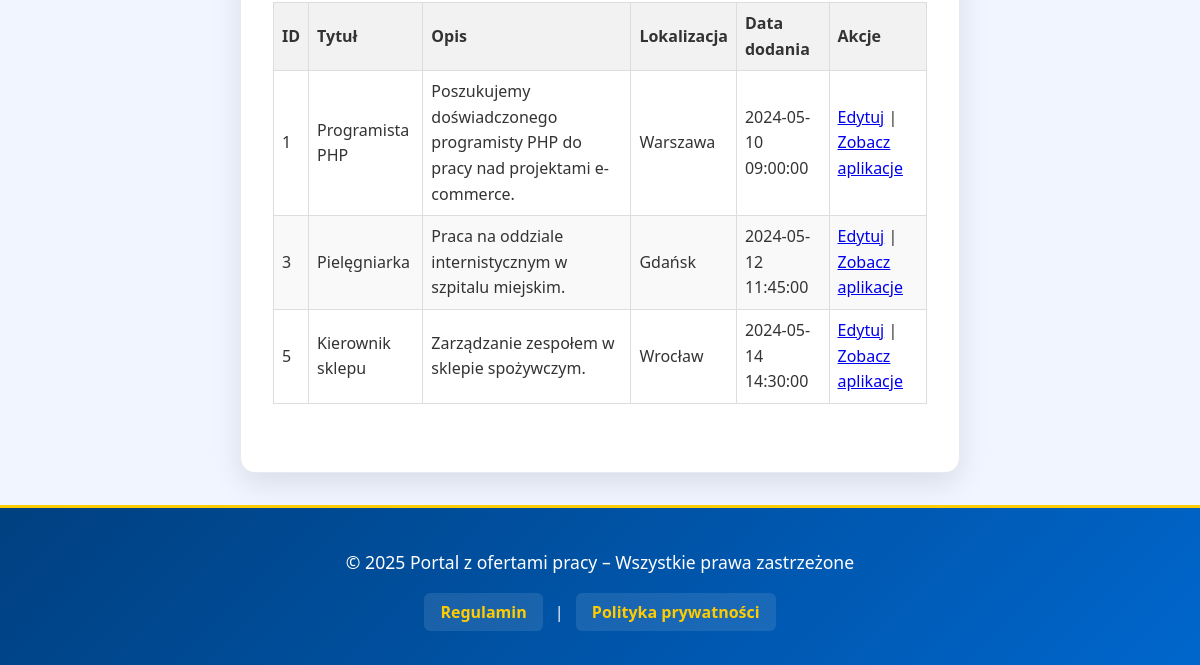
Page /panel_pracodawcy.php (signed in, lower part) on the earlier database version.
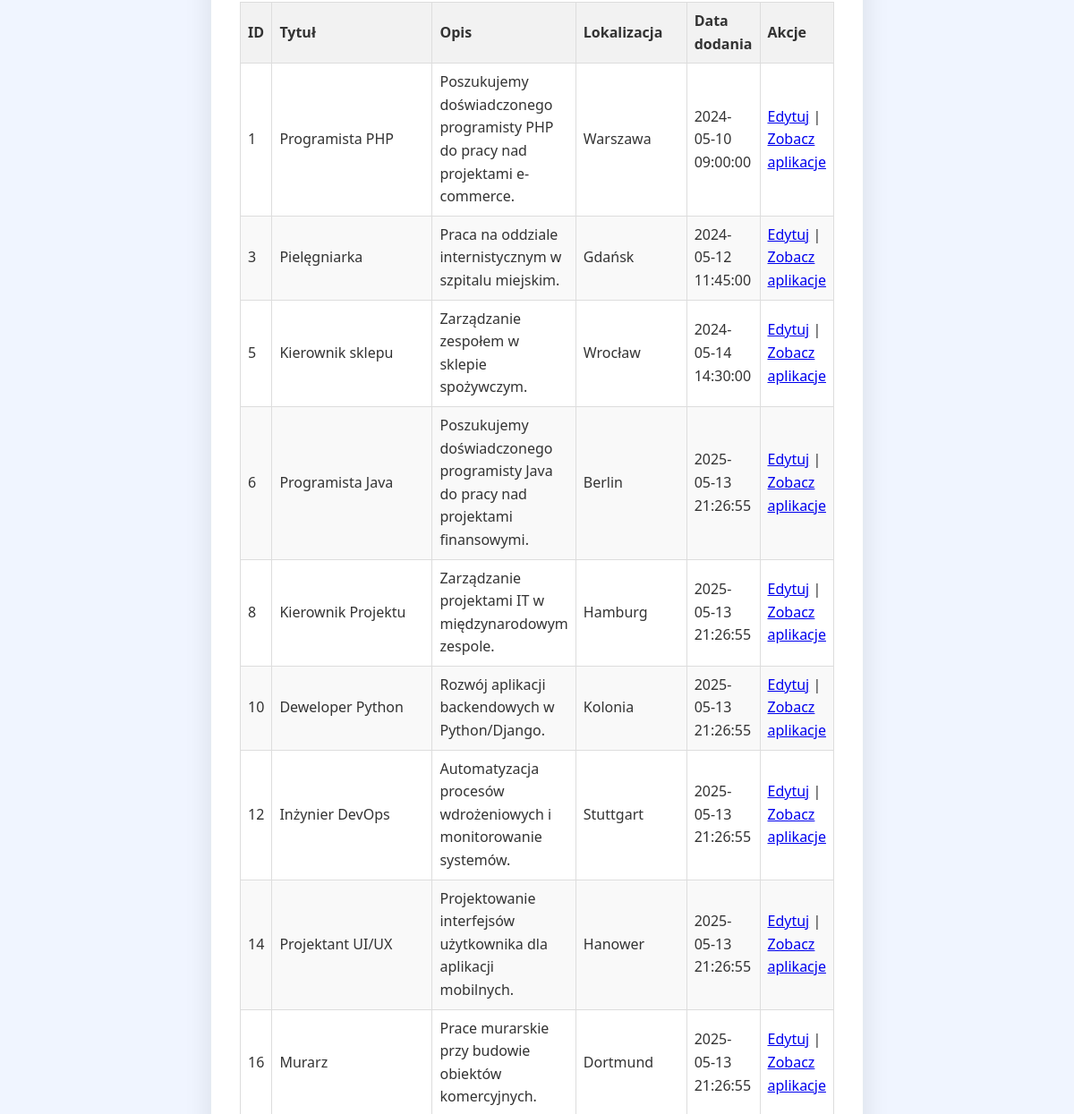
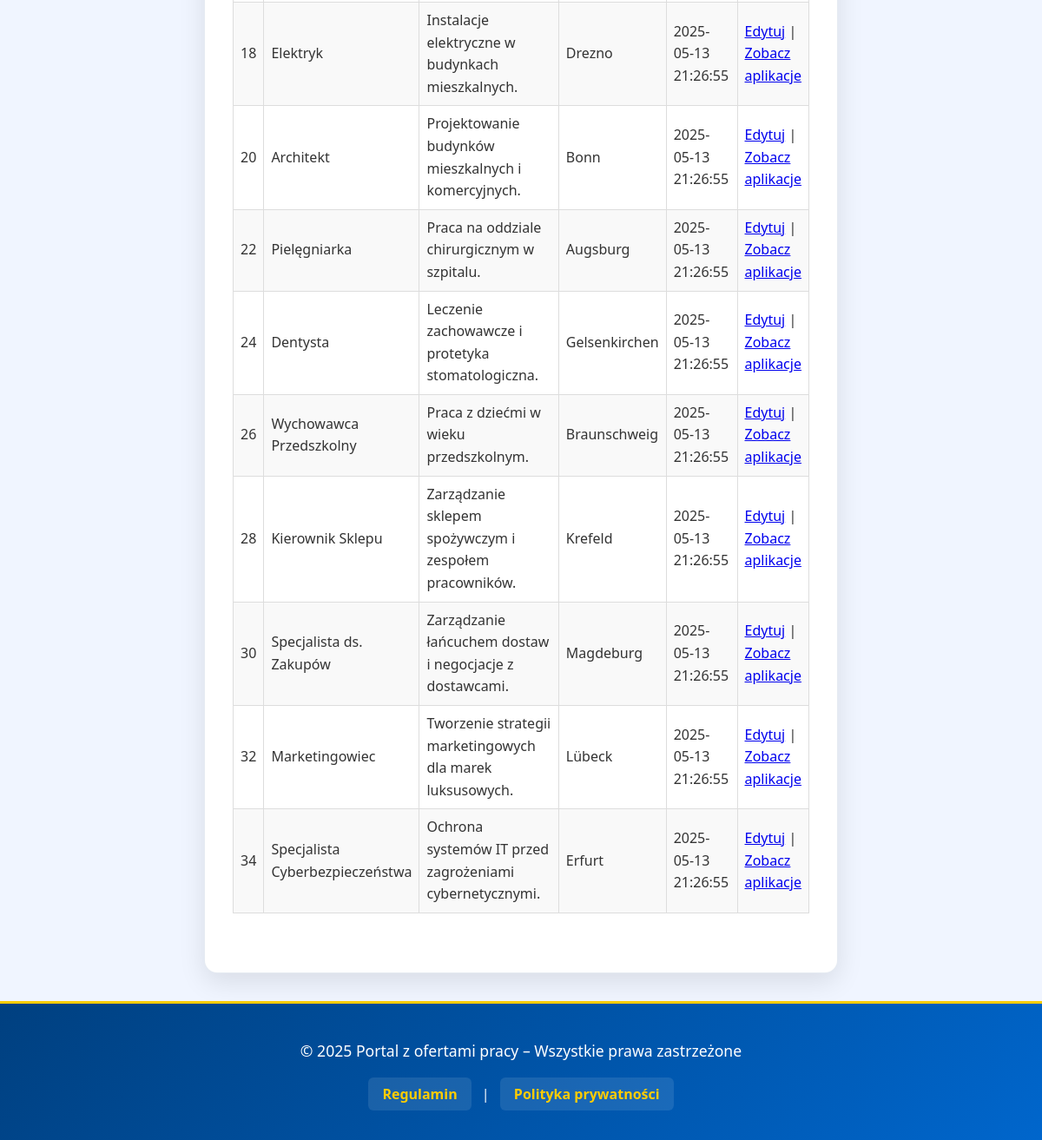
Same page on the later database version (2 pictures, top to bottom).
### tables this page shows
CREATE TABLE `oferty` (
  `id` int(11) NOT NULL,
  `tytul` varchar(255) NOT NULL,
  `opis` text NOT NULL,
  `firma` varchar(255) NOT NULL,
  `lokalizacja` varchar(255) DEFAULT NULL,
  `wynagrodzenie_min` decimal(10,2) DEFAULT NULL,
  `wynagrodzenie_max` decimal(10,2) DEFAULT NULL,
  `typ_pracy` enum('pełny etat','część etatu','tymczasowa','staż','praktyka','freelance') DEFAULT 'pełny etat',
  `zdalna` tinyint(1) DEFAULT 0,
  `termin_aplikacji` date DEFAULT NULL,
  `kategoria` varchar(100) DEFAULT NULL,
  `data_dodania` datetime DEFAULT current_timestamp(),
  `id_pracodawcy` int(11) NOT NULL
);

### panel_pracodawcy.php (the view, shortened to what this page needs)
<?php
require_once 'config.php';
$stmt = $conn->prepare("SELECT * FROM oferty WHERE id_pracodawcy = ?");
$stmt->bind_param("i", $_SESSION['user_id']);
$stmt->execute();
$result = $stmt->get_result();
?>
<!DOCTYPE html>
<html lang="pl">
<head>
    <link rel="stylesheet" href="styleindex.css">
</head>
<body>
<main>
    <table>
        <thead>
            <tr>
                <th>ID</th>
                <th>Tytuł</th>
                <th>Opis</th>
                <th>Lokalizacja</th>
                <th>Data dodania</th>
                <th>Akcje</th>
            </tr>
        </thead>
        <tbody>
            <?php
            if ($result->num_rows > 0) {
                while ($oferta = $result->fetch_assoc()) {
                    echo "<tr>
                            <td>{$oferta['id']}</td>
                            <td>{$oferta['tytul']}</td>
                            <td>{$oferta['opis']}</td>
                            <td>{$oferta['lokalizacja']}</td>
                            <td>{$oferta['data_dodania']}</td>
                            <td>
                                <a href='edytuj_oferte.php?id={$oferta['id']}'>Edytuj</a> |
                                <a href='aplikacje.php?id={$oferta['id']}'>Zobacz aplikacje</a>
                            </td>
                          </tr>";
                }
            } else {
                echo "<tr><td colspan='6'>Brak ofert.</td></tr>";
            }
            ?>
        </tbody>
    </table>
</main>
<footer>
    <p>&copy; 2025 Portal z ofertami pracy – Wszystkie prawa zastrzeżone</p>
    <a href="regulamin.php">Regulamin</a> | <a href="polityka_prywatnosci.php">Polityka prywatności</a>
</footer>
</body>
</html>

### styleindex.css (style rules this page uses)
* { margin: 0; padding: 0; box-sizing: border-box; }
body { font-family: 'Segoe UI', Roboto, Oxygen, Ubuntu, Cantarell, 'Open Sans', 'Helvetica Neue', sans-serif; background-color: #f0f5ff; color: #333; line-height: 1.6; min-height: 100vh; display: grid; grid-template-columns: 1fr 3fr 1fr; grid-template-areas: "header header header" "left main right" "footer footer footer"; }
main { grid-area: main; padding: 3rem 2rem; margin: 2rem 0; background-color: #fff; border-radius: 15px; box-shadow: 0 10px 30px rgba(0, 0, 0, 0.1); border: 1px solid rgba(0, 64, 128, 0.1); }
footer { grid-area: footer; text-align: center; padding: 2.5rem; background: linear-gradient(135deg, #004080 0%, #0066cc 100%); color: #fff; margin-top: auto; border-top: 3px solid #ffcc00; }
footer p { margin-bottom: 1.5rem; font-size: 1.1rem; }
footer a { color: #ffcc00; text-decoration: none; font-weight: 600; transition: all 0.3s ease; padding: 0.5rem 1rem; border-radius: 6px; background-color: rgba(255, 255, 255, 0.1); margin: 0 0.5rem; }
table { width: 100%; border-collapse: collapse; margin: 20px 0; }
th, td { border: 1px solid #dddddd; text-align: left; padding: 8px; }
th { background-color: #f2f2f2; }
tr:nth-child(even) { background-color: #f9f9f9; }

Differences in the rows shown:
added oferty: id "6", tytul "Programista Java", opis "Poszukujemy doświadczonego programisty Java do pracy nad projektami finansowymi.", lokalizacja "Berlin", data_dodania "2025-05-13 21:26:55"
added oferty: id "8", tytul "Kierownik Projektu", opis "Zarządzanie projektami IT w międzynarodowym zespole.", lokalizacja "Hamburg", data_dodania "2025-05-13 21:26:55"
added oferty: id "10", tytul "Deweloper Python", opis "Rozwój aplikacji backendowych w Python/Django.", lokalizacja "Kolonia", data_dodania "2025-05-13 21:26:55"
added oferty: id "12", tytul "Inżynier DevOps", opis "Automatyzacja procesów wdrożeniowych i monitorowanie systemów.", lokalizacja "Stuttgart", data_dodania "2025-05-13 21:26:55"
added oferty: id "14", tytul "Projektant UI/UX", opis "Projektowanie interfejsów użytkownika dla aplikacji mobilnych.", lokalizacja "Hanower", data_dodania "2025-05-13 21:26:55"
added oferty: id "16", tytul "Murarz", opis "Prace murarskie przy budowie obiektów komercyjnych.", lokalizacja "Dortmund", data_dodania "2025-05-13 21:26:55"
added oferty: id "18", tytul "Elektryk", opis "Instalacje elektryczne w budynkach mieszkalnych.", lokalizacja "Drezno", data_dodania "2025-05-13 21:26:55"
added oferty: id "20", tytul "Architekt", opis "Projektowanie budynków mieszkalnych i komercyjnych.", lokalizacja "Bonn", data_dodania "2025-05-13 21:26:55"
added oferty: id "22", tytul "Pielęgniarka", opis "Praca na oddziale chirurgicznym w szpitalu.", lokalizacja "Augsburg", data_dodania "2025-05-13 21:26:55"
added oferty: id "24", tytul "Dentysta", opis "Leczenie zachowawcze i protetyka stomatologiczna.", lokalizacja "Gelsenkirchen", data_dodania "2025-05-13 21:26:55"
added oferty: id "26", tytul "Wychowawca Przedszkolny", opis "Praca z dziećmi w wieku przedszkolnym.", lokalizacja "Braunschweig", data_dodania "2025-05-13 21:26:55"
added oferty: id "28", tytul "Kierownik Sklepu", opis "Zarządzanie sklepem spożywczym i zespołem pracowników.", lokalizacja "Krefeld", data_dodania "2025-05-13 21:26:55"
added oferty: id "30", tytul "Specjalista ds. Zakupów", opis "Zarządzanie łańcuchem dostaw i negocjacje z dostawcami.", lokalizacja "Magdeburg", data_dodania "2025-05-13 21:26:55"
added oferty: id "32", tytul "Marketingowiec", opis "Tworzenie strategii marketingowych dla marek luksusowych.", lokalizacja "Lübeck", data_dodania "2025-05-13 21:26:55"
added oferty: id "34", tytul "Specjalista Cyberbezpieczeństwa", opis "Ochrona systemów IT przed zagrożeniami cybernetycznymi.", lokalizacja "Erfurt", data_dodania "2025-05-13 21:26:55"
